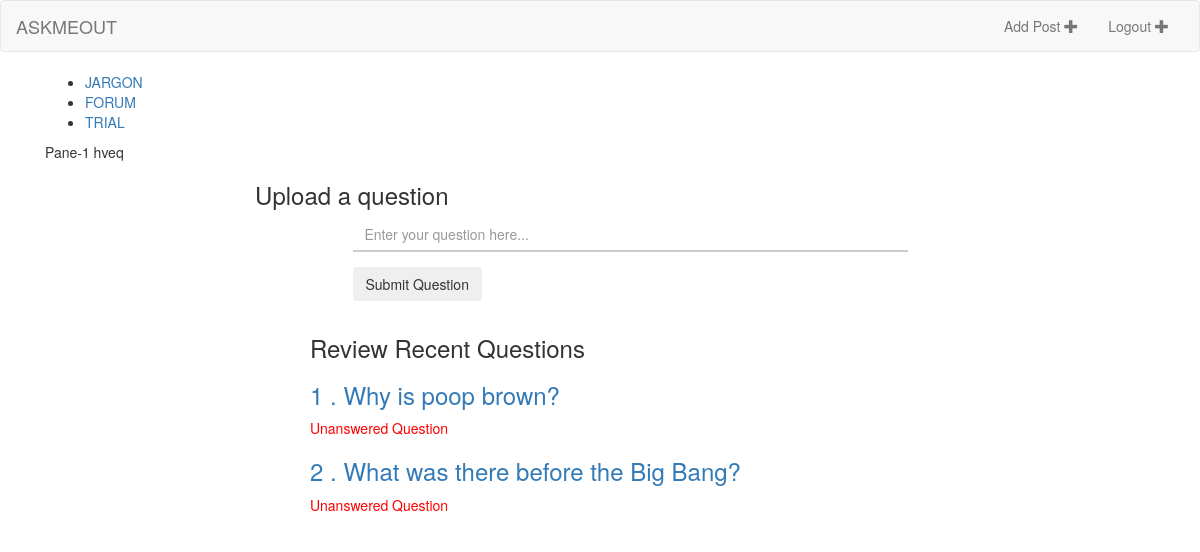
The app's page /forum/ (signed in) with its own data.
### app/models.py (models this page shows)
class Question(models.Model):
	name = models.TextField(max_length = 500)
	uid = models.CharField(max_length=500)
	qid=models.IntegerField(primary_key=True)
	boolValue = models.BooleanField(default=False)

### app/views.py (the view)
# urls.py: url(r'^forum/', views.forum),
def forum(request):
    questions = Question.objects.all()
    return render(request, 'forum.html',{'questions':questions})

### app/templates/forum.html (shortened to what this page needs)
{% extends 'base.html' %}
{% block content %}
<ul class="mui-tabs__bar mui-tabs__bar--justified">
  <li><a a href="/jargon" data-mui-toggle="tab" data-mui-controls="pane-justified-1">JARGON</a></li>
  <li class="mui--is-active"><a a href="/forum" data-mui-toggle="tab" data-mui-controls="pane-justified-2">FORUM</a></li>
    <li><a a href="/trial" data-mui-toggle="tab" data-mui-controls="pane-justified-3">TRIAL</a></li>
</ul>
<div class="mui-tabs__pane" id="pane-justified-1">Pane-1 hveq </div>
 <div>
<div class="top-content">
            <div class="inner-bg">
                <div class="container">
                    <div class="row">
                        <div class="col-sm-8 col-sm-offset-2 text">
                            <h3> Upload a question </h3>
                        </div>
                    </div>
                    <div class="row">
                        <div class="col-sm-6 col-sm-offset-3 form-box">
                            <div class="form-bottom contact-form">
                                <form role="form" action="/sentQues/" method="post">{% csrf_token %}
                                    <div class="form-group">
                                        <input type="text" name="qname" placeholder="Enter your question here..." class="contactqname form-control" id="qname">
                                    </div>
                                    <button type="submit" class="btn">Submit Question</button>
                                </form>
                            </div>
                        </div>
                    </div>
                </div>
            </div>
        </div>
</div>
<div class="col-sm-8 col-sm-offset-4 form-box">
<h3>Review Recent Questions</h3>
{% for question in questions %}
        <div class="question">
             <h3><a href="/questionDetail/{{question.qid}}">{{ question.qid }} . {{ question.name }} </a></h3>
            {% if question.boolValue == "True" %}
            <p style="color:green">Answered Question</p>
            {% else %}
            <p style="color:red">Unanswered Question</p>
            {% endif %}
        </div>
    {% endfor %}
 </div>
{% endblock %}

### app/static/css/blog.css (style rules this page uses)
.form-control { border-radius: 0; border-color: #ccc; border-width: 0 0 2px 0; border-style: none none solid none; box-shadow: none; }

### records on screen
Question: qid "1", name "Why is poop brown?", boolValue "Unanswered Question"
Question: qid "2", name "What was there before the Big Bang?", boolValue "Unanswered Question"
